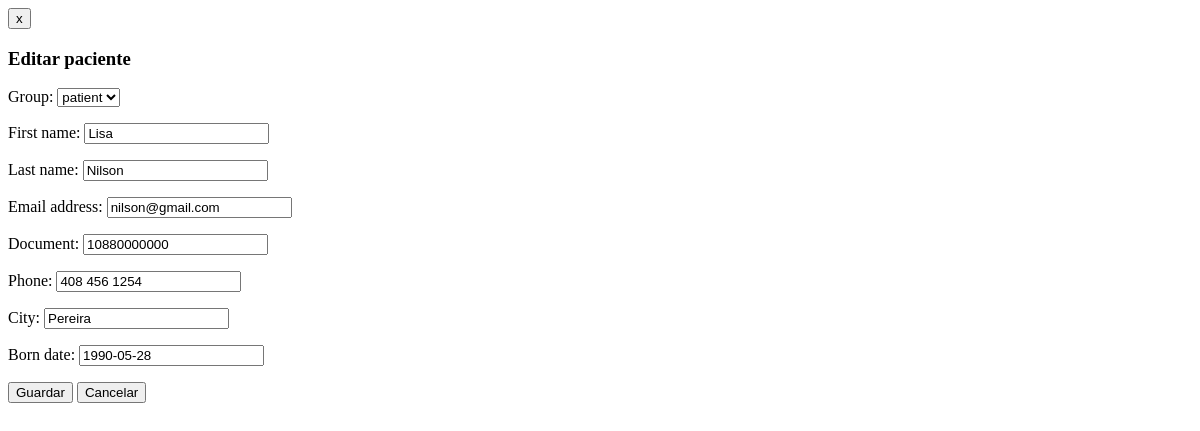
Page /users/edit/5/ on the earlier database version.
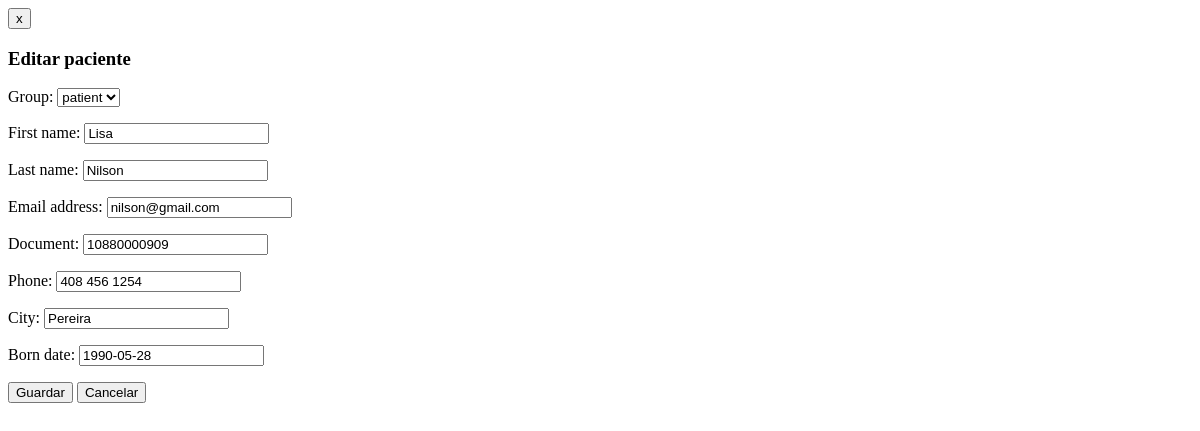
Same page on the later database version.
### apps/users/models.py (models this page shows, shortened)
class Users(AbstractUser):
    document = models.CharField(blank=True, null=True,max_length=40)
    born_date = models.DateField(blank=True, null=True)
    phone = models.CharField(max_length=20, blank=True, null=True)
    address = models.CharField(max_length=100, blank=True, null=True)
    city = models.CharField(blank=True, null=True,max_length=30)
    group = models.ForeignKey(Group, null=True)
    class Meta:
        db_table = 'users'

### apps/users/views.py (the view)
# urls.py: url(r'^edit/(?P<pk>.+)/$',EditPatient.as_view(), name="edit_patient"),
class EditPatient(UpdateView):
    model = Users
    template_name = 'users/edit_patient.html'
    form_class = EditUserForm
    success_url = reverse_lazy('list_patient')

### apps/users/forms.py
class EditUserForm(forms.ModelForm):
    class Meta:
        model = Users
        fields = ['group', 'first_name', 'last_name', 'email','document', 'phone', 'city', 'born_date']

### templates/users/edit_patient.html (shortened to what this page needs)
<div class="modal-dialog modal-lg">
        <div class="modal-content">
                {% if object %}
                <form role="form" action="{% url 'edit_patient' object.pk %}" method="post">
                {% endif %}
                        <div class="modal-header">
                <button type="button" class="close" data-dismiss="modal">x</button>
                <h3>Editar paciente</h3>
            </div>
            <div class="modal-body">
                                <div class="panel panel-default">
                                        <div class="panel-body">
                                                {{ form.as_p }}
                                        </div>
                                </div>
                        </div>
                        <div class="modal-footer">
                                <div class="col-lg-12 text-right">
                                        <input type="submit" class="btn btn-primary" name="submit" value="Guardar">
                                        <button type="button" class="btn btn-default" onclick="return cerrar_modal()">
                                                Cancelar
                                        </button>
                                </div>
                        </div>
                </form>
        </div>
</div>

Differences in the rows shown:
changed Users "patient": document "10880000000" → "10880000909"
